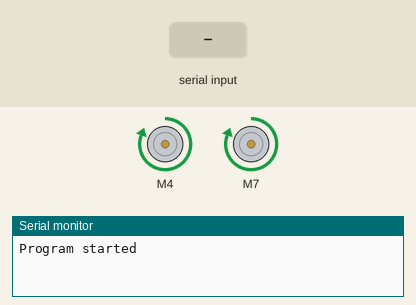
Simulated run of this sketch. Board: Arduino Uno, built with avr-gcc and run on an emulated ATmega328P. On the bench: 2 × DC motor (green arrow = forward, orange = backward, longer = faster), the last lines printed to the serial monitor. Inputs (shaded band) come from the test bench.

Above: at 1.4 s.
1.5 s: "90,45\n" received over Serial
At 2.5 s:
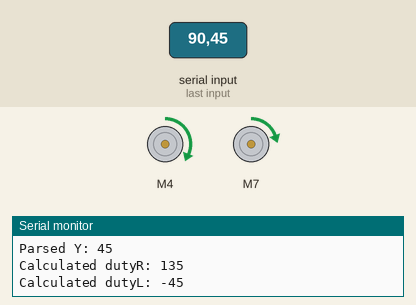
3.0 s: "1,90,45\n" received over Serial
At 3.9 s:
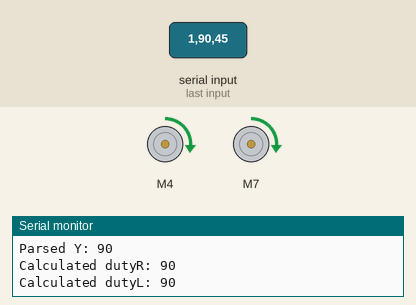
4.5 s: "30,150\n" received over Serial
At 4.9 s:
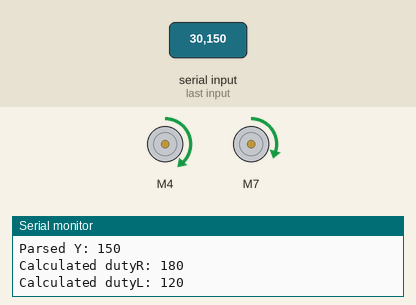
6.0 s: "1,90\n" received over Serial
At 7.1 s:
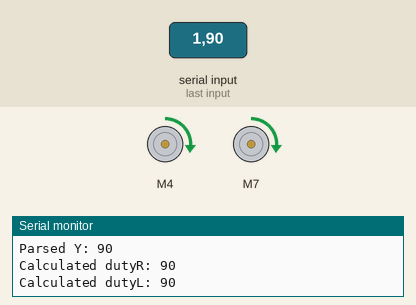
Timing chart, 0 to 8.5 s (numbered marks = the images above; inputs shaded):
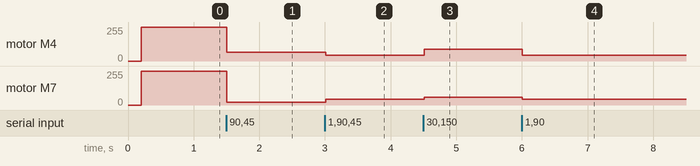

The sketch:

multi_motor_tank.ino
```cpp
#include "GyverMotor.h"
GMotor motorR(DRIVER2WIRE, 4, 5);
GMotor motorL(DRIVER2WIRE, 7, 6);

void setup() {
  Serial.begin(115200);
  delay(200);
  motorR.setMode(FORWARD);
  motorR.setMinDuty(30); // Установите минимальную скважность ШИМ для мотор R
  motorL.setMode(FORWARD);
  motorL.setMinDuty(30); // Установите минимальную скважность ШИМ для мотор L

  // Выводим сообщение о старте программы
  Serial.println("Program started");
}

void loop() {
  static String inputString = "";  // строка для хранения данных из Serial
  static bool stringComplete = false;  // состояние: получены ли все данные

  // Чтение данных из Serial
  while (Serial.available()) {
    char inChar = (char)Serial.read();
    if (inChar == '\n') {
      stringComplete = true;
    } else {
      inputString += inChar;
    }
  }

  // Если получены все данные, обрабатываем их
  if (stringComplete) {
    Serial.print("Received data: ");
    Serial.println(inputString);

    int commaIndex = inputString.indexOf(',');
    if (commaIndex > 0) {
      String xString = inputString.substring(0, commaIndex);
      String yString = inputString.substring(commaIndex + 1);

      int signalX = xString.toInt();
      int signalY = yString.toInt();

      if (signalX < 13 && signalX > 0 ) {
         signalX = 0;
      }

      if (signalY < 13 && signalY > 0) {
         signalY = 0;
      }

      if (signalX > -13 && signalX < 0 ) {
         signalX = 0;
      }

      if (signalY > -13 && signalY < 0) {
         signalY = 0;
      }

      Serial.print("Parsed X: ");
      Serial.println(signalX);
      Serial.print("Parsed Y: ");
      Serial.println(signalY);

      // Преобразуем по танковой схеме
      int dutyR = signalY + signalX;
      int dutyL = signalY - signalX;

      Serial.print("Calculated dutyR: ");
      Serial.println(dutyR);
      Serial.print("Calculated dutyL: ");
      Serial.println(dutyL);

      motorR.setSpeed(dutyR/2);
      motorL.setSpeed(dutyL/2);
    } else {
      Serial.println("Invalid input format");
    }

    // Очищаем строку и сбрасываем флаг
    inputString = "";
    stringComplete = false;
  }

  delay(10);  // задержка просто для "стабильности"
}
```

Measured:
- after the input at 1.5 s, motor M4: forward 255/255 → forward 67/255 at once; motor M7: forward 255/255 → forward 22/255 at once
- after the input at 3.0 s, motor M4: forward 67/255 → forward 45/255 at once; motor M7: forward 22/255 → forward 45/255 at once
- after the input at 4.5 s, motor M4: forward 45/255 → forward 90/255 at once; motor M7: forward 45/255 → forward 60/255 at once
- after the input at 6.0 s, motor M4: forward 90/255 → forward 45/255 at once; motor M7: forward 60/255 → forward 45/255 at once
